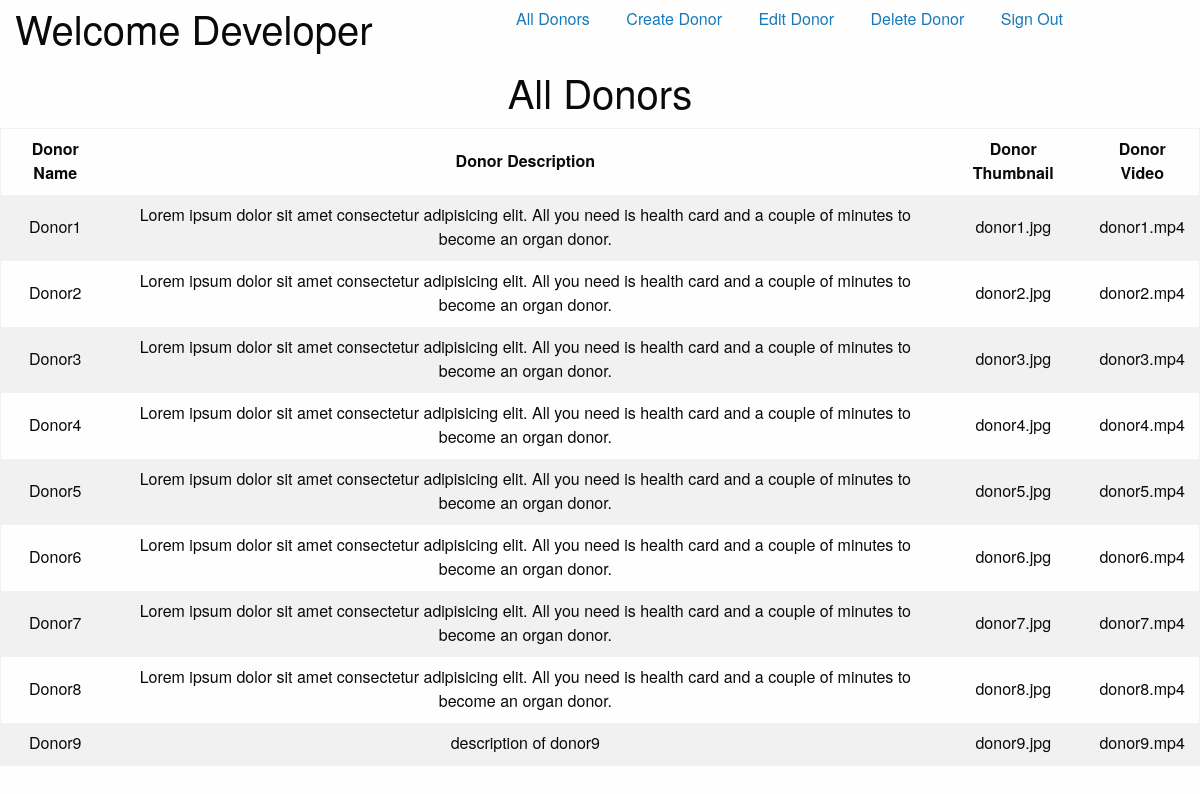
Page /admin/index.php (signed in) on the earlier database version.
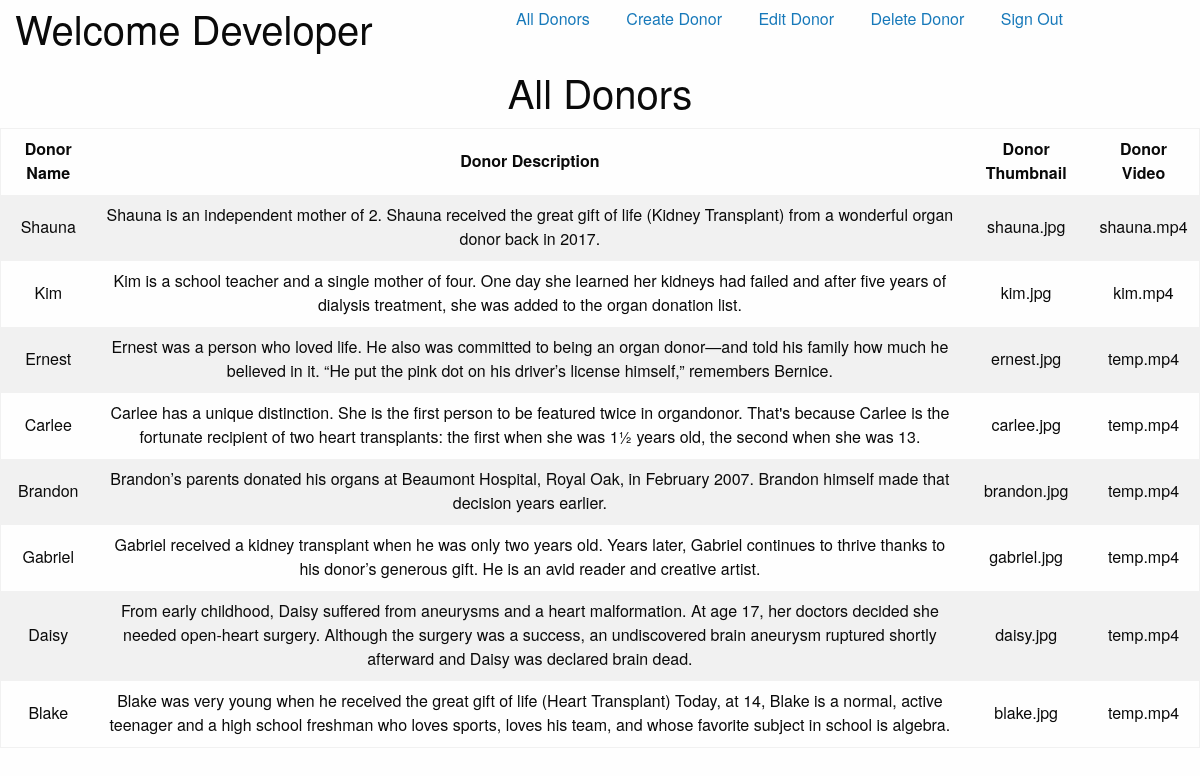
Same page on the later database version.
### tables this page shows
CREATE TABLE IF NOT EXISTS `tbl_donors` (
  `donor_id` int(11) NOT NULL AUTO_INCREMENT,
  `donor_name` varchar(75) NOT NULL,
  `donor_desc` text NOT NULL,
  `donor_thumb` varchar(125) NOT NULL,
  `donor_video` varchar(125) NOT NULL,
  PRIMARY KEY (`donor_id`)
);

### admin/scripts/read.php (called while the page is built, shortened)
<?php
function getAll($tbl){
	include('connect.php');
	$queryAll = 'SELECT * FROM tbl_donors';
	$runAll = $pdo -> query($queryAll);
		if($runAll){
			return $runAll;
		}else{
			$error = 'There was a problem accessing this information';
			return $error;
		}
}

### admin/index.php (the view, shortened to what this page needs)
<?php
	$alldonors = getAll("tbl_donors");
?>
<!doctype html>
<html>
<head>
	<link rel="stylesheet" href="https://cdnjs.cloudflare.com/ajax/libs/foundation/6.5.1/css/foundation-float.css">
</head>
<body>
	<?php include('header.php'); ?>
	<h2 class="columns subHead small-12 text-center">All Donors</h2>
	<table class='row text-center'>
			<tr>
				<th>Donor Name</th>
				<th>Donor Description</th>
				<th>Donor Thumbnail</th>
				<th>Donor Video</th>
			</tr>
			<?php while($found_donor = $alldonors->fetch(PDO::FETCH_ASSOC)):?>
				<tr>
					<td><?php echo $found_donor['donor_name']?></td>
					<td><?php echo $found_donor['donor_desc']?></td>
					<td><?php echo $found_donor['donor_thumb']?></td>
					<td><?php echo $found_donor['donor_video']?></td>
				</tr>
		<?php endwhile;?>
	</table>
</body>
</html>

### admin/header.php
<section class="row">
	<h2 class="columns small-5">Welcome <?php echo $_SESSION['user_fname'];?></h2>
	<nav>
		<ul class="menu columns small-7 expended">
            <li><a href="index.php">All Donors</a></li>
			<li><a href="admin_createdonor.php">Create Donor</a></li>
			<li><a href="admin_editdonors.php">Edit Donor</a></li>
			<li><a href="admin_deletedonor.php">Delete Donor</a></li>
			<li><a href="scripts/caller.php?caller_id=logout">Sign Out</a></li>
		</ul>
	</nav>
    </section>

Differences in the rows shown:
removed tbl_donors: donor_name "Donor8", donor_desc "Lorem ipsum dolor sit amet consectetur adipisicing elit. All you need is health card and a couple of minutes to become an organ donor.", donor_thumb "donor8.jpg", donor_video "donor8.mp4"
removed tbl_donors: donor_name "Donor9", donor_desc "description of donor9", donor_thumb "donor9.jpg", donor_video "donor9.mp4"
changed tbl_donors: donor_name "Donor1" → "Shauna"; donor_desc "Lorem ipsum dolor sit amet consectetur adipisicing elit. All you need is health card and a couple of minutes to become an organ donor." → "Shauna is an independent mother of 2. Shauna received the great gift of life (Kidney Transplant) from a wonderful organ donor back in 2017."; donor_thumb "donor1.jpg" → "shauna.jpg"; donor_video "donor1.mp4" → "shauna.mp4"
changed tbl_donors: donor_name "Donor2" → "Kim"; donor_desc "Lorem ipsum dolor sit amet consectetur adipisicing elit. All you need is health card and a couple of minutes to become an organ donor." → "Kim is a school teacher and a single mother of four. One day she learned her kidneys had failed and after five years of dialysis treatment, she was added to the organ donation list."; donor_thumb "donor2.jpg" → "kim.jpg"; donor_video "donor2.mp4" → "kim.mp4"
changed tbl_donors: donor_name "Donor3" → "Ernest"; donor_desc "Lorem ipsum dolor sit amet consectetur adipisicing elit. All you need is health card and a couple of minutes to become an organ donor." → "Ernest was a person who loved life. He also was committed to being an organ donor—and told his family how much he believed in it. “He put the pink dot on his driver’s license himself,” remembers Bernice."; donor_thumb "donor3.jpg" → "ernest.jpg"; donor_video "donor3.mp4" → "temp.mp4"
changed tbl_donors: donor_name "Donor4" → "Carlee"; donor_desc "Lorem ipsum dolor sit amet consectetur adipisicing elit. All you need is health card and a couple of minutes to become an organ donor." → "Carlee has a unique distinction. She is the first person to be featured twice in organdonor. That's because Carlee is the fortunate recipient of two heart transplants: the first when she was 1½ years old, the second when she was 13."; donor_thumb "donor4.jpg" → "carlee.jpg"; donor_video "donor4.mp4" → "temp.mp4"
changed tbl_donors: donor_name "Donor5" → "Brandon"; donor_desc "Lorem ipsum dolor sit amet consectetur adipisicing elit. All you need is health card and a couple of minutes to become an organ donor." → "Brandon’s parents donated his organs at Beaumont Hospital, Royal Oak, in February 2007. Brandon himself made that decision years earlier."; donor_thumb "donor5.jpg" → "brandon.jpg"; donor_video "donor5.mp4" → "temp.mp4"
changed tbl_donors: donor_name "Donor6" → "Gabriel"; donor_desc "Lorem ipsum dolor sit amet consectetur adipisicing elit. All you need is health card and a couple of minutes to become an organ donor." → "Gabriel received a kidney transplant when he was only two years old. Years later, Gabriel continues to thrive thanks to his donor’s generous gift. He is an avid reader and creative artist."; donor_thumb "donor6.jpg" → "gabriel.jpg"; donor_video "donor6.mp4" → "temp.mp4"
changed tbl_donors: donor_name "Donor7" → "Daisy"; donor_desc "Lorem ipsum dolor sit amet consectetur adipisicing elit. All you need is health card and a couple of minutes to become an organ donor." → "From early childhood, Daisy suffered from aneurysms and a heart malformation. At age 17, her doctors decided she needed open-heart surgery. Although the surgery was a success, an undiscovered brain aneurysm ruptured shortly afterward and Daisy was declared brain dead."; donor_thumb "donor7.jpg" → "daisy.jpg"; donor_video "donor7.mp4" → "temp.mp4"
added tbl_donors: donor_name "Blake", donor_desc "Blake was very young when he received the great gift of life (Heart Transplant) Today, at 14, Blake is a normal, active teenager and a high school freshman who loves sports, loves his team, and whose favorite subject in school is algebra.", donor_thumb "blake.jpg", donor_video "temp.mp4"
